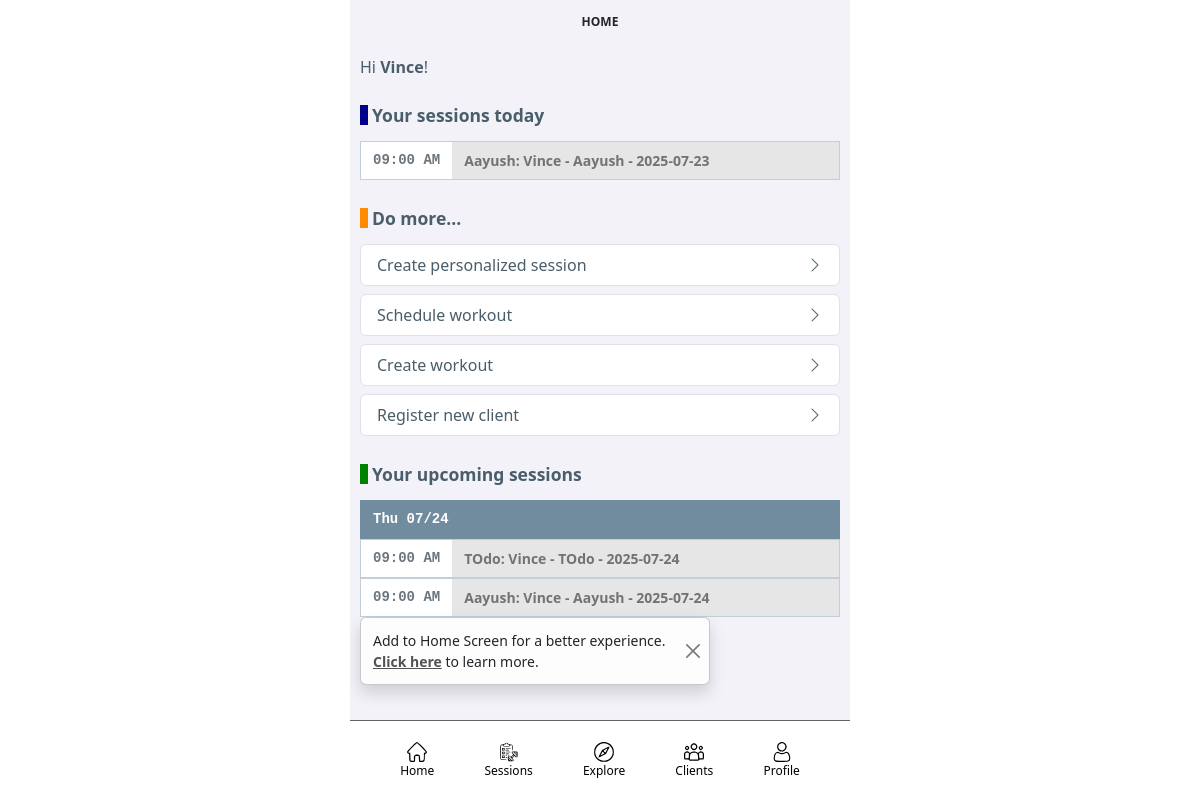
The app's page /fitnessApp/ (signed in) with its own data.
### fitnessApp/models/fitnessAppUser_models.py (models this page shows, shortened)
class FitnessAppUser(AbstractUser):
    person = models.OneToOneField(FitnessAppPerson, on_delete=models.CASCADE, null=True, related_name='person')

class FitnessAppPerson(models.Model):
    first_name = models.CharField(max_length=500, null=False, blank=False)
    last_name = models.CharField(max_length=500, blank=True)
    coach_flag = models.BooleanField(default=False)
    coach = models.ForeignKey('self', on_delete=models.SET_NULL, null=True)
    email = models.EmailField(max_length=100, null=True, blank=True)
    phone_number = models.CharField(max_length=20, null=True, blank=True)

### fitnessApp/models/workoutSession_models.py (models this page shows)
class WorkoutSession(models.Model):
    workout = models.ForeignKey(Workout, on_delete=models.CASCADE)
    person = models.ForeignKey(FitnessAppPerson, on_delete=models.CASCADE, default="")
    scheduled_date = models.DateField(null=True, blank=True)
    scheduled_time = models.TimeField(null=True, blank=True)
    status = models.CharField(max_length=20, choices=WORKOUT_SESSION_STATUS_CHOICES, default="CREATED")
    current_step_sequence = models.IntegerField(default = 1)
    creator = models.ForeignKey(FitnessAppPerson, on_delete=models.SET_NULL, null=True, related_name='creator')

### fitnessApp/models/workout_models.py (models this page shows, shortened)
class Workout(models.Model):
    name = models.CharField(max_length=200)
    description = models.CharField(max_length=500, blank=True)
    duration = models.IntegerField(default = 60)
    difficulty_level = models.CharField(max_length=20, choices=DIFFICULTY_LEVEL_CHOICES, default="UNSPECIFIED")
    target = models.CharField(max_length=20, choices=TARGET_CHOICES, default="UNSPECIFIED")
    public_flag = models.BooleanField(default=False)
    personalized_flag = models.BooleanField(default=False)
    video_id = models.CharField(max_length=50, blank=True)
    creator = models.ForeignKey(FitnessAppPerson, on_delete=models.SET_NULL, null=True)

### fitnessApp/views/home_views.py (the view, shortened to what this page needs)
# urls.py: path("", HomeView.as_view(), name="home"),
class HomeView(TemplateView):
    template_name = "home.html"
    def get_context_data(self, **kwargs):
        context = super().get_context_data(**kwargs)
        if (self.request.user.is_authenticated):
            context['today'] = date.today()
            if (self.request.user.person.coach_flag):
                context['activeSessions'] = WorkoutSession.objects.filter(Q(creator=self.request.user.person), scheduled_date=date.today()).order_by((F('scheduled_time').asc(nulls_last=True)))
                context['upcomingSessions'] = WorkoutSession.objects.filter(Q(creator=self.request.user.person) & (Q(scheduled_date__gt=date.today()) | Q(scheduled_date__isnull=True))).order_by((F('scheduled_date').asc(nulls_last=True)), (F('scheduled_time').asc(nulls_last=True)))
        return context

### fitnessApp/templates/home.html (shortened to what this page needs)
{% extends "base/base.html" %}
{% load static %}
{% block title %}Home{% endblock %}
{% block content %}
<div class="row h-100">
<div class="col">
{% if user.is_authenticated %}
<h6 class="fitnessapp-text-color-header">Hi <b>{{ user.first_name }}</b>!</h6>
<div class="workout-section-heading-today fs-5"><small><b>Your sessions today</b></small></div>
<div class="container-fluid overflow-scroll" style="max-height: 11rem; scrollbar-width: none;">
    {% for item in activeSessions %}
        {% include 'workoutsession_card.html' %}
    {% empty %}
        <p><small>Nothing planned for today. Create a <a href="{% url 'build-session' %}">personalized session</a>.</small></p>
    {% endfor %}
</div>
<div class="workout-section-heading-past fs-5"><small><b>Do more...</b></small></div>
<ul class="list-group mb-2">
    <li class="list-group-item">
        <a class="fitnessapp-profile-item" href="{% url 'build-session' %}">
            <div class="row fitnessapp-text-color-header">
                <div class="col">
                    <span>Create personalized session</span>
                </div>
                <div class="col-auto d-flex text-end align-items-center">
                    <i class="bi bi-chevron-right fs-6"></i>
                </div>
            </div>
        </a>
    </li>
</ul>
<ul class="list-group mb-2">
    <li class="list-group-item">
        <a class="fitnessapp-profile-item" href="{% url 'workouts' %}">
            <div class="row fitnessapp-text-color-header">
                <div class="col">
                    <span>Schedule workout</span>
                </div>
                <div class="col-auto d-flex text-end align-items-center">
                    <i class="bi bi-chevron-right fs-6"></i>
                </div>
            </div>
        </a>
    </li>
</ul>
<ul class="list-group mb-2">
    <li class="list-group-item">
        <a class="fitnessapp-profile-item" href="{% url 'build-workout' %}">
            <div class="row fitnessapp-text-color-header">
                <div class="col">
                    <span>Create workout</span>
                </div>
                <div class="col-auto d-flex text-end align-items-center">
                    <i class="bi bi-chevron-right fs-6"></i>
                </div>
            </div>
        </a>
    </li>
</ul>
{% if user.person.coach_flag %}
<ul class="list-group mb-3">
    <li class="list-group-item">
        <a class="fitnessapp-profile-item" href="{% url 'client-create' %}">
            <div class="row fitnessapp-text-color-header">
                <div class="col">
                    <span>Register new client</span>
                </div>
                <div class="col-auto d-flex text-end align-items-center">
                    <i class="bi bi-chevron-right fs-6"></i>
                </div>
            </div>
        </a>
    </li>
</ul>
{% endif %}
<div class="workout-section-heading-upcoming fs-5"><small><b>Your upcoming sessions</b></small></div>
<div class="container-fluid" style="scrollbar-width: none;">
    {% regroup upcomingSessions by scheduled_date as grouped_upcomingSessions %}
    {% for group in grouped_upcomingSessions %}
        <div class="row fitnessapp-border-color-content">
            <div class="col pt-2 pb-2 font-monospace fitnessapp-bg-color-content">
                <span class="text-white fw-bolder"><small>{{ group.grouper|date:'D m/j'}}</small></span>
            </div>
        </div>
        {% for item in group.list %}
            {% include 'workoutsession_card.html' %}
        {% endfor %}
    {% empty %}
        <p><small>No upcoming sessions. Add some <a href="{% url 'build-session' %}">personalized sessions</a> to do later.</small></p>
    {% endfor %}
</div>
{% endif %}
<div id="id-pwa-message" class="row" style="position: sticky; bottom: 0rem; z-index: 1; display: none;">
    <div class="col w-100">
        <div class="toast align-items-center fade show" role="alert" aria-live="assertive" aria-atomic="true">
            <div class="d-flex">
                <div class="toast-body">
                    Add to Home Screen for a better experience. <a class="fitnessapp-profile-item fw-bold text-decoration-underline" href="{% url 'pwa-setup' %}">Click here</a> to learn more.
                </div>
                <button type="button" class="btn-close me-2 m-auto" data-bs-dismiss="toast" aria-label="Close"></button>
            </div>
        </div>
    </div>
</div>
</div>
</div>
{% endblock %}

### fitnessApp/templates/workoutsession_card.html (shortened to what this page needs)
<a class="fitnessapp-profile-item" href="{% url 'workoutsession-do' item.id %}">
    <div class="row fitnessapp-bg-color-content-lighter fitnessapp-border-color-content-light">
        <div class="col-auto pt-2 pb-2 bg-white font-monospace">
            <span class="text-secondary fw-bolder"><small>{{ item.scheduled_time|date:'h:i A'}}</small></span>
        </div>
        <div class="col pt-2 pb-2 fitnessapp-bg-color-content-lighter">
            <span class="text-black-50 fw-bolder"><small>{{ item.person.first_name }}:&nbsp;{{ item.workout.name }}</small></span>
        </div>
    </div>
</a>

### fitnessApp/static/css/main.css (style rules this page uses)
:root { --fitnessapp-color-palette-content: #718C9E; --fitnessapp-color-palette-header: #495D6A; --fitnessapp-color-palette-content-light: #C3CED6; --fitnessapp-color-palette-content-lighter: #e6e6e6; }
.fitnessapp-bg-color-content { background-color: var(--fitnessapp-color-palette-content); }
.fitnessapp-bg-color-content-lighter { background-color: var(--fitnessapp-color-palette-content-lighter); }
.fitnessapp-text-color-header { color: var(--fitnessapp-color-palette-header); }
.fitnessapp-border-color-content { border: 1px solid var(--fitnessapp-color-palette-content); }
.fitnessapp-border-color-content-light { border: 1px solid var(--fitnessapp-color-palette-content-light); }
body { background: white }
.fitnessapp-profile-item { text-decoration: none; color: rgb(83, 82, 82); }
.workout-section-heading-today, .workout-section-heading-upcoming, .workout-section-heading-past, .workout-circuit-heading { border-left: 0.5rem solid; margin-top: 1.75rem; margin-bottom: 1.0rem; height: 1.25rem; padding-left: 0.25rem; line-height: 1.25rem; color: var(--fitnessapp-color-palette-header) }
.workout-section-heading-today { border-left-color: darkblue; }
.workout-section-heading-upcoming { border-left-color: green; }
.workout-section-heading-past { border-left-color: darkorange; }

### records on screen
FitnessAppUser: first_name "Vince"
WorkoutSession: scheduled_time "09:00 AM", person.first_name "Aayush", workout.name "Vince - Aayush - 2025-07-23"
WorkoutSession: grouper "Thu 07/24", scheduled_time "09:00 AM", person.first_name "TOdo", workout.name "Vince - TOdo - 2025-07-24"
WorkoutSession: scheduled_time "09:00 AM", person.first_name "Aayush", workout.name "Vince - Aayush - 2025-07-24"
